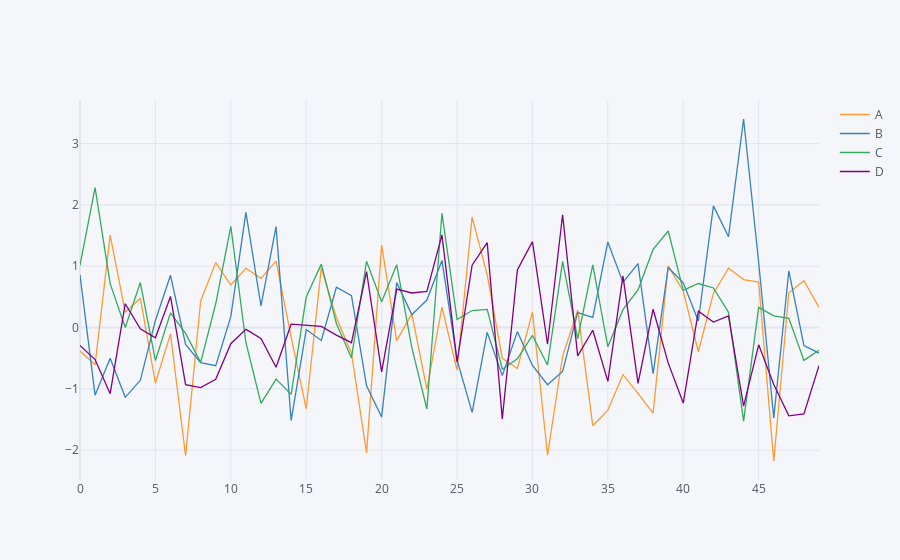

This figure's notebook cell:
### Markdown cell above
```python
# Create a dataframe using a NumPy array that is 50 by 4
arr_1 = np.random.randn(50, 4)
df_1 = pd.DataFrame(arr_1, columns=['A','B','C','D'])
df_1.head()

# Compare old plots to a Plotly interactive plot
# You can save as PNG, Zoom, Pan, Turn off & on Data and more
df_1.plot()
df_1.iplot()

### Code cell
# Create a dataframe using a NumPy array that is 50 by 4
arr_1 = np.random.randn(50, 4)
df_1 = pd.DataFrame(arr_1, columns=['A','B','C','D'])
df_1.head()

# Compare old plots to a Plotly interactive plot
# You can save as PNG, Zoom, Pan, Turn off & on Data and more
df_1.plot()
df_1.iplot()

### Figure 1 — Plotly figure (JSON) as saved in the notebook; plotly's stock layout.template omitted (floating-point values rounded to 4 significant figures)
{"data": [{"line": {"color": "rgba(255, 153, 51, 1.0)", "dash": "solid", "shape": "linear", "width": 1.3}, "mode": "lines", "name": "A", "text": "", "type": "scatter", "x": [0, 1, 2, 3, 4, 5, 6, 7, 8, 9, 10, 11, 12, 13, 14, 15, 16, 17, 18, 19, 20, 21, 22, 23, 24, 25, 26, 27, 28, 29, 30, 31, 32, 33, 34, 35, 36, 37, 38, 39, 40, 41, 42, 43, 44, 45, 46, 47, 48, 49], "y": [-0.3828, -0.6079, 1.507, 0.2503, 0.4796, -0.904, -0.1035, -2.09, 0.4334, 1.059, 0.6935, 0.9663, 0.8021, 1.083, -0.1565, -1.325, 0.975, 0.1603, -0.4175, -2.043, 1.345, -0.2134, 0.2231, -1.005, 0.3323, -0.6918, 1.801, 0.8587, -0.501, -0.6675, 0.2517, -2.082, -0.4662, 0.2832, -1.6, -1.348, -0.7689, -1.072, -1.395, 1.006, 0.5915, -0.3943, 0.5602, 0.9695, 0.7826, 0.7408, -2.176, 0.5681, 0.7638, 0.3292]}, {"line": {"color": "rgba(55, 128, 191, 1.0)", "dash": "solid", "shape": "linear", "width": 1.3}, "mode": "lines", "name": "B", "text": "", "type": "scatter", "x": [0, 1, 2, 3, 4, 5, 6, 7, 8, 9, 10, 11, 12, 13, 14, 15, 16, 17, 18, 19, 20, 21, 22, 23, 24, 25, 26, 27, 28, 29, 30, 31, 32, 33, 34, 35, 36, 37, 38, 39, 40, 41, 42, 43, 44, 45, 46, 47, 48, 49], "y": [0.8554, -1.102, -0.5019, -1.138, -0.8602, 0.1165, 0.8524, -0.2736, -0.5733, -0.6214, 0.1779, 1.878, 0.3526, 1.646, -1.517, -0.03281, -0.2118, 0.6567, 0.5188, -0.9512, -1.46, 0.7329, 0.2108, 0.4486, 1.095, -0.5265, -1.383, -0.07812, -0.7837, -0.06589, -0.6168, -0.9326, -0.7154, 0.2426, 0.1659, 1.396, 0.7367, 1.043, -0.7509, 0.9793, 0.7297, 0.1066, 1.984, 1.482, 3.401, 1.061, -1.472, 0.9249, -0.2945, -0.4163]}, {"line": {"color": "rgba(50, 171, 96, 1.0)", "dash": "solid", "shape": "linear", "width": 1.3}, "mode": "lines", "name": "C", "text": "", "type": "scatter", "x": [0, 1, 2, 3, 4, 5, 6, 7, 8, 9, 10, 11, 12, 13, 14, 15, 16, 17, 18, 19, 20, 21, 22, 23, 24, 25, 26, 27, 28, 29, 30, 31, 32, 33, 34, 35, 36, 37, 38, 39, 40, 41, 42, 43, 44, 45, 46, 47, 48, 49], "y": [1.012, 2.283, 0.7163, 0.0008727, 0.7343, -0.5383, 0.2399, -0.09532, -0.5677, 0.3883, 1.651, -0.2436, -1.237, -0.8396, -1.09, 0.4979, 1.034, 0.06451, -0.4958, 1.082, 0.4198, 1.023, -0.3218, -1.329, 1.864, 0.1324, 0.2779, 0.2969, -0.6789, -0.5097, -0.1282, -0.6118, 1.08, -0.181, 1.023, -0.3142, 0.2915, 0.6146, 1.274, 1.574, 0.6073, 0.7182, 0.6463, 0.2487, -1.527, 0.329, 0.1911, 0.1509, -0.5357, -0.3693]}, {"line": {"color": "rgba(128, 0, 128, 1.0)", "dash": "solid", "shape": "linear", "width": 1.3}, "mode": "lines", "name": "D", "text": "", "type": "scatter", "x": [0, 1, 2, 3, 4, 5, 6, 7, 8, 9, 10, 11, 12, 13, 14, 15, 16, 17, 18, 19, 20, 21, 22, 23, 24, 25, 26, 27, 28, 29, 30, 31, 32, 33, 34, 35, 36, 37, 38, 39, 40, 41, 42, 43, 44, 45, 46, 47, 48, 49], "y": [-0.2905, -0.5214, -1.078, 0.3887, -0.01973, -0.1665, 0.5071, -0.9306, -0.9777, -0.8429, -0.2637, -0.02995, -0.1768, -0.6468, 0.05468, 0.03555, 0.01977, -0.1237, -0.2463, 0.9117, -0.7224, 0.6269, 0.5641, 0.5886, 1.513, -0.5636, 1.018, 1.385, -1.49, 0.9398, 1.4, -0.2718, 1.84, -0.4621, -0.04427, -0.8767, 0.8416, -0.911, 0.2991, -0.576, -1.231, 0.2683, 0.0902, 0.1896, -1.282, -0.2809, -0.9277, -1.441, -1.408, -0.62]}], "layout": {"legend": {"bgcolor": "#F5F6F9", "font": {"color": "#4D5663"}}, "paper_bgcolor": "#F5F6F9", "plot_bgcolor": "#F5F6F9", "title": {"font": {"color": "#4D5663"}}, "xaxis": {"gridcolor": "#E1E5ED", "showgrid": true, "tickfont": {"color": "#4D5663"}, "title": {"font": {"color": "#4D5663"}, "text": ""}, "zerolinecolor": "#E1E5ED"}, "yaxis": {"gridcolor": "#E1E5ED", "showgrid": true, "tickfont": {"color": "#4D5663"}, "title": {"font": {"color": "#4D5663"}, "text": ""}, "zerolinecolor": "#E1E5ED"}}}
